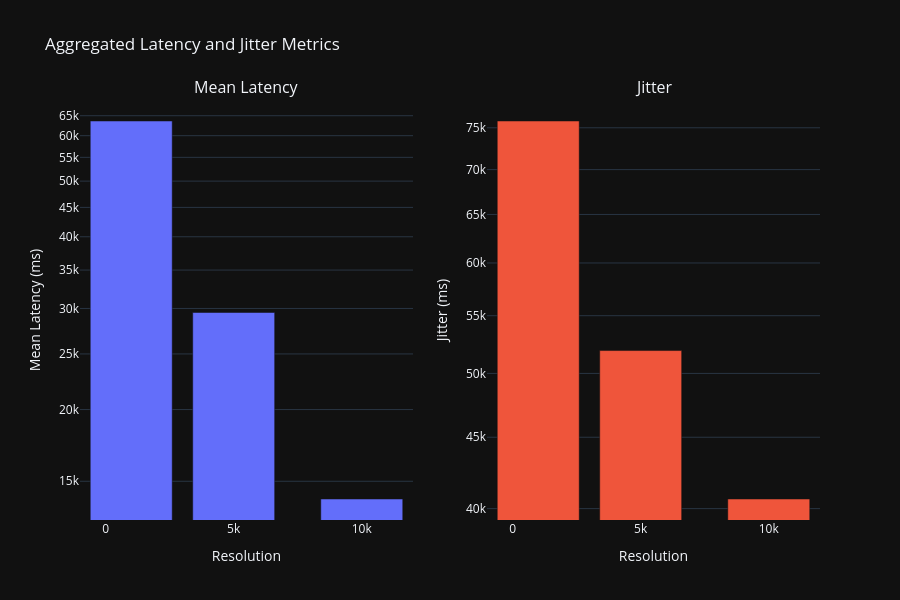

Write notebook code for a chart like this one.
### Code cell
import plotly.express as px
import pandas as pd
from plotly.subplots import make_subplots
import plotly.graph_objects as go

# List to store the aggregated metrics
aggregated_metrics = []

# For each resolution, compute mean latency and jitter (standard deviation)
for resolution, models in response_time.items():
    # Combine all models for the current resolution
    combined_df = pd.DataFrame.from_dict(models)

    # Compute mean latency and mean jitter across all time points and workers
    mean_latency = combined_df.mean(axis=1).mean()  # mean across time points, then mean across workers
    jitter = combined_df.std(axis=1).mean()        # standard deviation across time points, then mean across workers

    # Store results
    aggregated_metrics.append({'Resolution': resolution, 'Mean Latency': mean_latency, 'Jitter': jitter})

# Create a DataFrame from the collected metrics
metrics_df = pd.DataFrame(aggregated_metrics)

# Create subplots for latency and jitter
fig = make_subplots(
    rows=1, cols=2, subplot_titles=("Mean Latency", "Jitter"),
    shared_yaxes=False  # Separate axes for latency and jitter
)

# Add bar plot for Mean Latency
fig.add_trace(
    go.Bar(x=metrics_df['Resolution'], y=metrics_df['Mean Latency'], name='Mean Latency'),
    row=1, col=1
)

# Add bar plot for Jitter
fig.add_trace(
    go.Bar(x=metrics_df['Resolution'], y=metrics_df['Jitter'], name='Jitter'),
    row=1, col=2
)

# Update layout and axis labels
fig.update_yaxes(title_text='Mean Latency (ms)', type="log", row=1, col=1)
fig.update_yaxes(title_text='Jitter (ms)', type="log", row=1, col=2)
fig.update_xaxes(title_text='Resolution', row=1, col=1)
fig.update_xaxes(title_text='Resolution', row=1, col=2)
fig.update_layout(
    title_text='Aggregated Latency and Jitter Metrics',
    height=600,
    showlegend=False
)

# Show the plot
fig.show()

### Figure 1 — Plotly figure (JSON) as saved in the notebook; plotly's stock layout.template omitted (floating-point values rounded to 4 significant figures)
{"data": [{"name": "Mean Latency", "x": [1000, 5000, 10000], "y": [63640.0, 29520.0, 13970.0], "type": "bar", "xaxis": "x", "yaxis": "y"}, {"name": "Jitter", "x": [1000, 5000, 10000], "y": [75850.0, 51920.0, 40640.0], "type": "bar", "xaxis": "x2", "yaxis": "y2"}], "layout": {"xaxis": {"anchor": "y", "domain": [0.0, 0.45], "title": {"text": "Resolution"}}, "yaxis": {"anchor": "x", "domain": [0.0, 1.0], "title": {"text": "Mean Latency (ms)"}, "type": "log"}, "xaxis2": {"anchor": "y2", "domain": [0.55, 1.0], "title": {"text": "Resolution"}}, "yaxis2": {"anchor": "x2", "domain": [0.0, 1.0], "title": {"text": "Jitter (ms)"}, "type": "log"}, "annotations": [{"font": {"size": 16}, "showarrow": false, "text": "Mean Latency", "x": 0.225, "xanchor": "center", "xref": "paper", "y": 1.0, "yanchor": "bottom", "yref": "paper"}, {"font": {"size": 16}, "showarrow": false, "text": "Jitter", "x": 0.775, "xanchor": "center", "xref": "paper", "y": 1.0, "yanchor": "bottom", "yref": "paper"}], "title": {"text": "Aggregated Latency and Jitter Metrics"}, "height": 600, "showlegend": false}}
